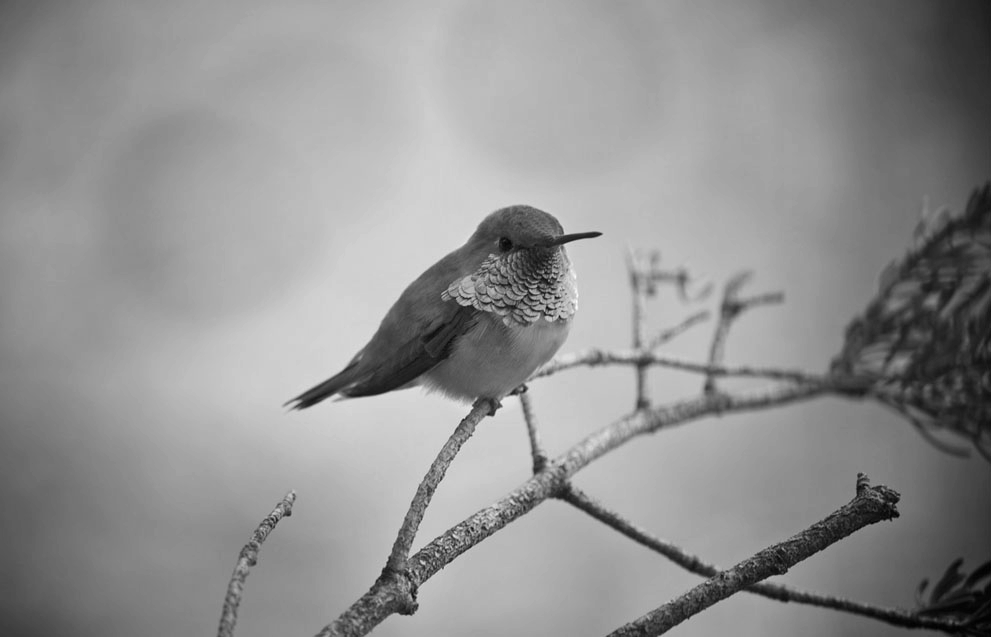
#> input picture image.png, 991 x 637 px, given in place of image.jpg, which was not available
$ python haar.py
#> lines starting #> are read from the running program, lines starting #| are printed output that depends on the picture; after the words box and inside, x2 and y2 are one past the last pixel; in counts of white or black regions, pixels touching at a corner belong together; pictures that were not available may be replaced by others from this repository, and a replacement may not be noted
import numpy as np
import math
import matplotlib.pyplot as plt


def compute_n(N):
    return int(math.log2(N))

def prepare_kpq_table(N):
    n = compute_n(N)
    kpq_table = []
    for k in range(N-1):
        p = int(math.log2(k+1))
        q = k - 2**p + 1
        if p == 0:
            q = min(q, 1)
        else:
            q = min(q, 2**p)
        kpq_table.append((k, p, q))
    return kpq_table

def haar_matrix(N):
    # Step 1: Get the dimensions of the original image N
    # Step 2: Compute n as N = 2^n
    n = compute_n(N)

    # Step 3: Prepare the (k,p,q) table
    kpq_table = prepare_kpq_table(N)

    # Step 4: Fill the first row of the matrix
    H = np.zeros((N, N))
    for v in range(N):
        H[0, v] = 1 / math.sqrt(N)

    # Step 5: Loop to fill the Haar transformation matrix
    for k, p, q in kpq_table:
        for v in range(N):
            z = (v + 0.5) / N
            if ((z >= (q-1) / (2**p)) and (z < (q-0.5) / (2**p))):
                H[k+1, v] = 2**(p/2)
            elif ((z >= (q-0.5) / (2**p)) and (z < q / (2**p))):
                H[k+1, v] = -2**(p/2)
            else:
                H[k+1, v] = 0

    return H

def subband_coding(image, HaarMatrix, threshold=None):

    # Step 3: Multiply the image by the Haar transform matrix to obtain the subband coefficients
    coefficients = np.dot(HaarMatrix, image)

    # Step 4: Threshold the coefficients if necessary
    if threshold is not None:
        coefficients[np.abs(coefficients) < threshold] = 0

    return coefficients

def compute_four_subbands(image, HaarMatrix, threshold=None):

    # Perform subband coding
    coefficients = subband_coding(image, HaarMatrix, threshold)

    # Split coefficients into four subbands
    height, width = image.shape
    LL = coefficients[:height//2, :width//2]
    LH = coefficients[:height//2, width//2:]
    HL = coefficients[height//2:, :width//2]
    HH = coefficients[height//2:, width//2:]

    return coefficients, LL, LH, HL, HH

def inverse_subband_coding(coefficients, HaarMatrix):
    # Step 5: Reconstruct the image using the inverse Haar transform
    return np.dot(HaarMatrix.T, coefficients)


# Load an example image
image = plt.imread("image.jpg")
#> image is the input picture: shape (637, 991) float32; min 0, max 0.996, mean 0.57

# Generate the Haar transform matrix for the image size
N = min(image.shape)
#> N = 637
HaarMatrix = haar_matrix(N)
#> after the loop in haar_matrix, `for v in range(N):`:
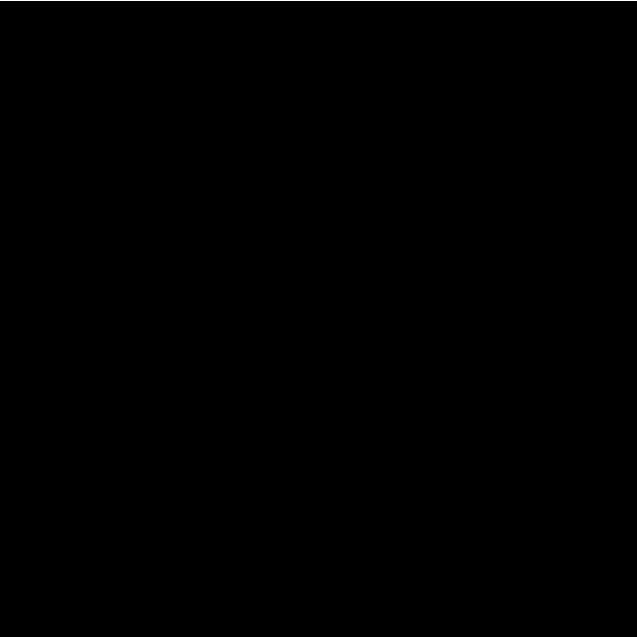
#> H: shape (637, 637) float64; values 0 (black) and 0.0396 (white), 0.16% white in thin lines or dots, all inside (x1, y1, x2, y2) = (0, 0, 637, 1)
#> after the loop in haar_matrix, `for k, p, q in kpq_table:`:
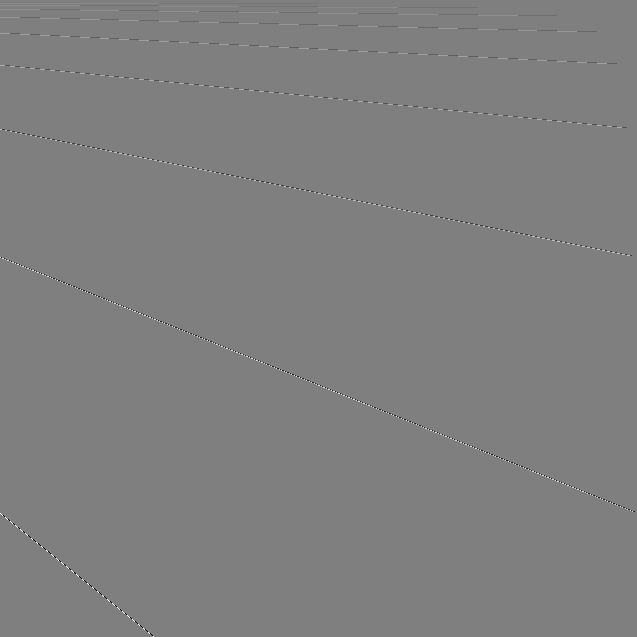
#> H: shape (637, 637) float64; 1.14% of pixels changed, all inside (x1, y1, x2, y2) = (0, 3, 635, 637); drawn with min black and max white
print(HaarMatrix)
#> (printed output is left out)

# Compute four subbands
coefficients,LL, LH, HL, HH = compute_four_subbands(image, HaarMatrix)
#> in subband_coding, `coefficients = np.dot(HaarMatrix, image)`:
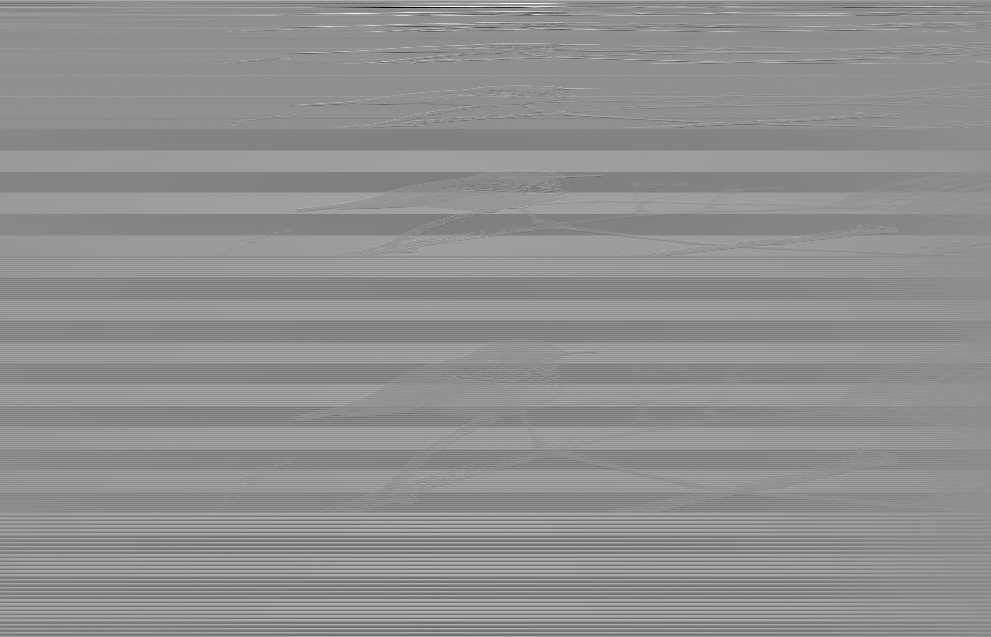
#> coefficients: shape (637, 991) float64; min -82.47, max 63.58, mean 0.1; drawn with min black and max white
#> in compute_four_subbands, `LH = coefficients[:height//2, width//2:]`:
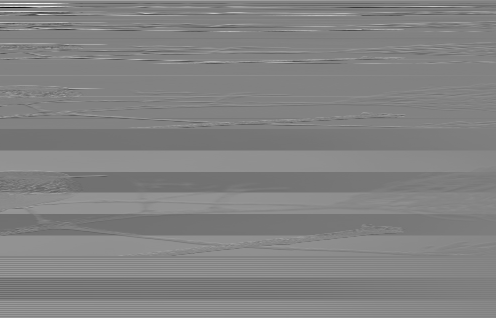
#> LH: shape (318, 496) float64; min -66.7, max 63.58, mean 0.2; drawn with min black and max white
#> in compute_four_subbands, `HL = coefficients[height//2:, :width//2]`:
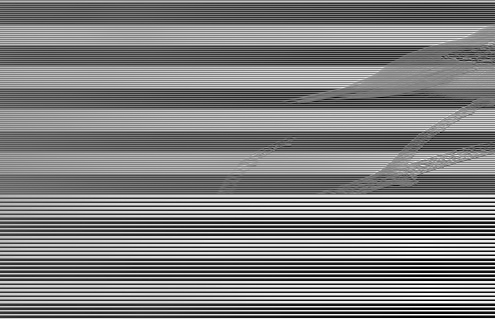
#> HL: shape (319, 495) float64; min -18.51, max 18.46, mean -0.0318; drawn with min black and max white
#> in compute_four_subbands, `HH = coefficients[height//2:, width//2:]`:
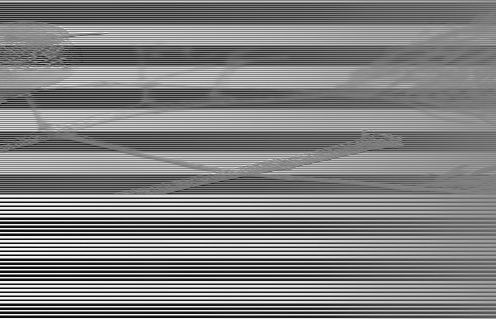
#> HH: shape (319, 496) float64; min -18.13, max 17.69, mean -0.0281; drawn with min black and max white

# Reconstruct the image
reconstructed_image = inverse_subband_coding(coefficients, HaarMatrix)
#> in inverse_subband_coding, `return np.dot(HaarMatrix.T, coefficients)`:
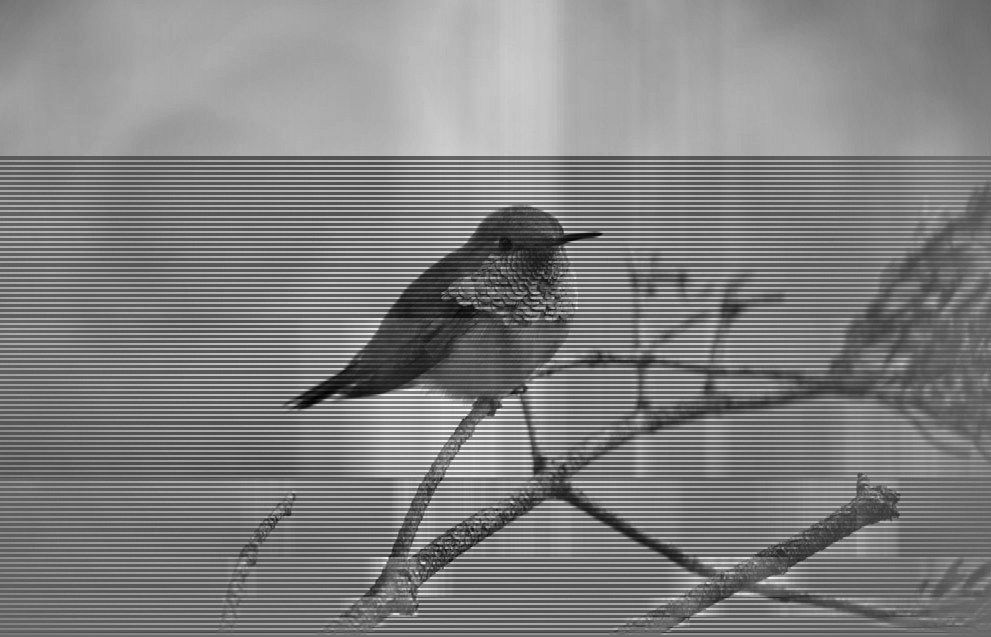
#> returned value: shape (637, 991) float64; min -415.1, max 584.8, mean 88.5; drawn with min black and max white

# Visualize the four subbands
plt.figure(figsize=(10, 10))
plt.subplot(3, 3, 1)
plt.imshow(LL, cmap='gray')
plt.title('LL (Approximation)')
plt.axis('off')

plt.subplot(3, 3, 2)
plt.imshow(LH, cmap='gray')
plt.title('LH (Horizontal Detail)')
plt.axis('off')

plt.subplot(3, 3, 3)
plt.imshow(HL, cmap='gray')
plt.title('HL (Vertical Detail)')
plt.axis('off')

plt.subplot(3, 3, 4)
plt.imshow(HH, cmap='gray')
plt.title('HH (Diagonal Detail)')
plt.axis('off')

plt.subplot(3, 3, 5)
plt.imshow(reconstructed_image, cmap='gray')
plt.title('Reconstructed Image')
plt.axis('off')

plt.tight_layout()
plt.show()
